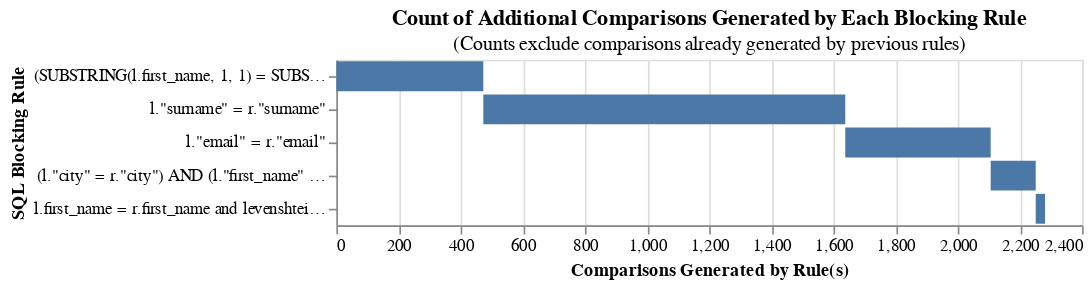

The notebook cell saved with this chart:
### Markdown cell above
# Counting the number of comparisons created by a list of blocking rules
As noted above, it's usually a good idea to use multiple blocking rules. It's therefore useful to know how many record comparisons will be generated when these rules are applied.

Since the same record comparison may be created by several blocking rules, and Splink automatically deduplicates these comparisons, we cannot simply total the number of comparisons generated by each rule individually.

Splink provides a chart that shows the marginal (additional) comparisons generated by each blocking rule, after deduplication

### Code cell
from splink.blocking_analysis import cumulative_comparisons_to_be_scored_from_blocking_rules_chart

blocking_rules_for_analysis = [
    block_on("substr(first_name, 1,1)", "surname"),
    block_on("surname"),
    block_on("email"),
    block_on("city", "first_name"),
    "l.first_name = r.first_name and levenshtein(l.surname, r.surname) < 2",
]


cumulative_comparisons_to_be_scored_from_blocking_rules_chart(
    table_or_tables=df,
    blocking_rules=blocking_rules_for_analysis,
    db_api=db_api,
    link_type="dedupe_only",
)

### Figure 1 — Vega-Lite specification as saved in the notebook (floating-point values rounded to 4 significant figures)
{"config": {"view": {"continuousWidth": 300, "continuousHeight": 300}}, "data": {"name": "data-e91e04a4f485e701e7c30d30a35ab773"}, "mark": "bar", "encoding": {"order": {"field": "cumulative_rows"}, "tooltip": [{"field": "blocking_rule", "title": "SQL Condition", "type": "nominal"}, {"field": "row_count", "format": ",", "title": "Comparisons Generated", "type": "quantitative"}, {"field": "cumulative_rows", "format": ",", "title": "Cumulative Comparisons", "type": "quantitative"}, {"field": "cartesian", "format": ",", "title": "Total comparisons in Cartesian product", "type": "quantitative"}], "x": {"field": "start", "title": "Comparisons Generated by Rule(s)", "type": "quantitative"}, "x2": {"field": "cumulative_rows"}, "y": {"field": "blocking_rule", "sort": ["-x2"], "title": "SQL Blocking Rule"}}, "height": {"step": 20}, "title": {"text": "Count of Additional Comparisons Generated by Each Blocking Rule", "subtitle": "(Counts exclude comparisons already generated by previous rules)"}, "width": 450, "$schema": "https://vega.github.io/schema/vega-lite/v5.9.3.json", "datasets": {"data-e91e04a4f485e701e7c30d30a35ab773": [{"blocking_rule": "(SUBSTRING(l.first_name, 1, 1) = SUBSTRING(r.first_name, 1, 1)) AND (l.\"surname\" = r.\"surname\")", "row_count": 473, "cumulative_rows": 473, "cartesian": 499500, "match_key": "0", "start": 0}, {"blocking_rule": "l.\"surname\" = r.\"surname\"", "row_count": 1165, "cumulative_rows": 1638, "cartesian": 499500, "match_key": "1", "start": 473}, {"blocking_rule": "l.\"email\" = r.\"email\"", "row_count": 468, "cumulative_rows": 2106, "cartesian": 499500, "match_key": "2", "start": 1638}, {"blocking_rule": "(l.\"city\" = r.\"city\") AND (l.\"first_name\" = r.\"first_name\")", "row_count": 145, "cumulative_rows": 2251, "cartesian": 499500, "match_key": "3", "start": 2106}, {"blocking_rule": "l.first_name = r.first_name and levenshtein(l.surname, r.surname) < 2", "row_count": 30, "cumulative_rows": 2281, "cartesian": 499500, "match_key": "4", "start": 2251}]}}
